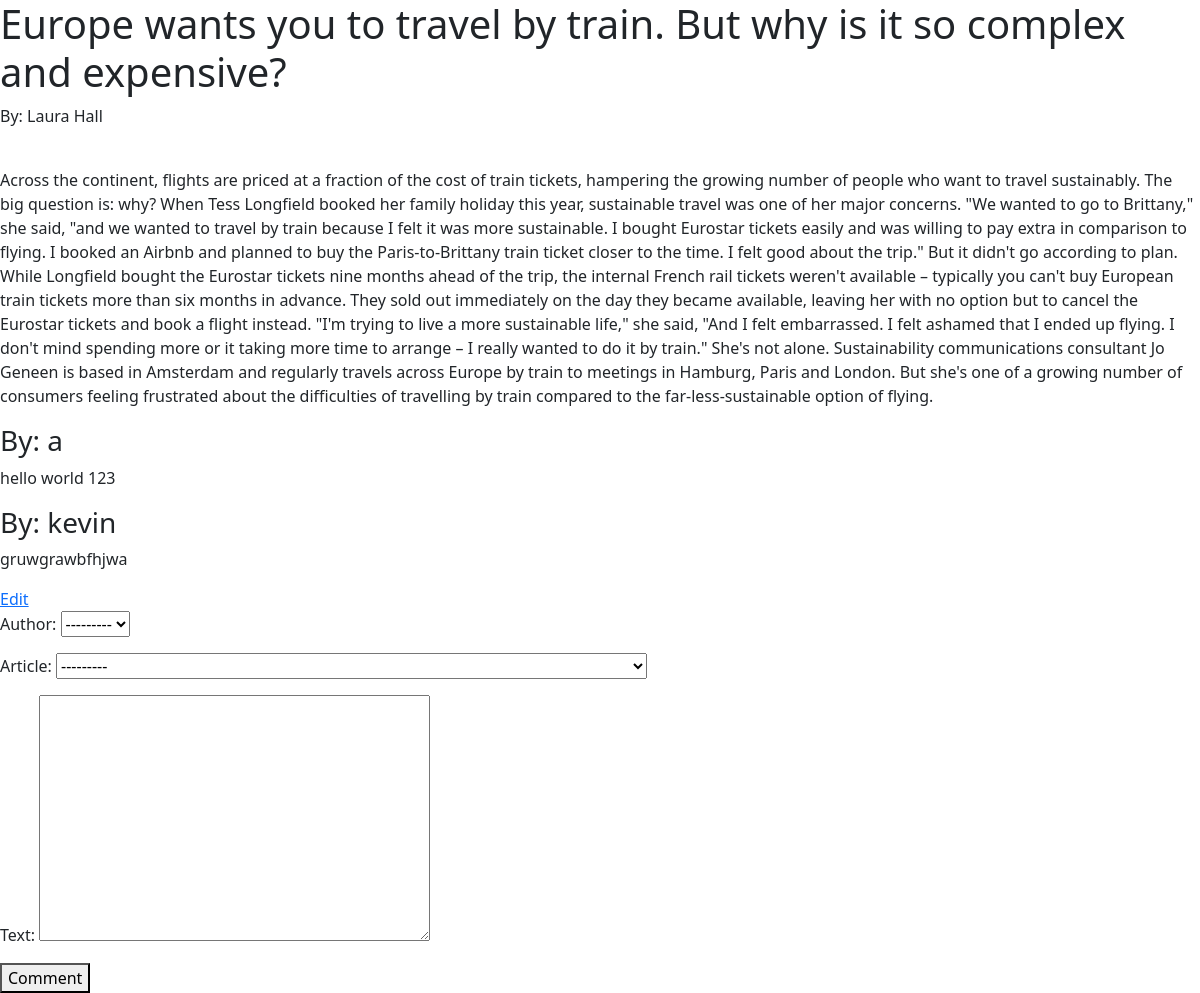
Page /articles/2 (signed in) on the committed database.
### articles/models.py (models this page shows)
class Article(models.Model):
    headline = models.CharField(max_length=300)
    author = models.CharField(max_length=100)
    image = models.URLField()
    copy = models.TextField()
    def __str__(self):
        return self.headline

class Comment(models.Model):
    author = models.ForeignKey(
        User, on_delete=models.CASCADE, related_name="comments"
    )
    article = models.ForeignKey(
        Article, on_delete=models.CASCADE, related_name="comments"
    )
    text = models.TextField()

### articles/views.py (the view)
# urls.py: path("<article_id>", views.view_article, name="view_article"),
def view_article(request, article_id):
    relevant_article = get_object_or_404(Article, id=article_id)
    form = CommentForm()
    comments = relevant_article.comments
    context = {
        "article": relevant_article,
        "comment_form": form,
        "comments": comments,
    }
    return render(request, 'articles/article.html', context)

### articles/forms.py
class CommentForm(forms.ModelForm):
    class Meta:
        model = Comment
        fields = ["author", "article", "text"]

### articles/templates/articles/article.html (shortened to what this page needs)
{% extends "base.html" %}
{% block content %}
    <h1> {{ article.headline }} </h1>
    <p>By: {{ article.author }}</p>
    <p> {{ article.copy}} </p>
    {% for comment in comments.all %}
        <h3>By: {{ comment.author }}</h3>
        <p> {{ comment.text }}</p>
        {% if request.user == comment.author %}
            <a href="{% url 'edit_comment' comment.id %}">Edit</a>
        {% endif %}
    {% endfor %}
    <form method="POST" action="{% url 'add_comment' %}">
        {{ comment_form.as_p }}
        <button type="submit">Comment</button>
    </form>
</body>
</html>
{% endblock content %}

### rows in the picture
Article: author "Laura Hall", copy "Across the continent, flights are priced at a fraction of the cost of train tickets, hampering the growing number of people who want to travel sustainably. The big question is: why? When Tess Longfield booked her family holiday this year, sustainable travel was one of her major concerns. \"We wanted to go to Brittany,\" she said, \"and we wanted to travel by train because I felt it was more sustainable. I bought Eurostar tickets easily and was willing to pay extra in comparison to flying. I booked an Airbnb and planned to buy the Paris-to-Brittany train ticket closer to the time. I felt good about the trip.\" But it didn't go according to plan. While Longfield bought the Eurostar tickets nine…"
Comment: author "a", text "hello world 123"
Comment: author "kevin", text "gruwgrawbfhjwa", shows "Edit"
